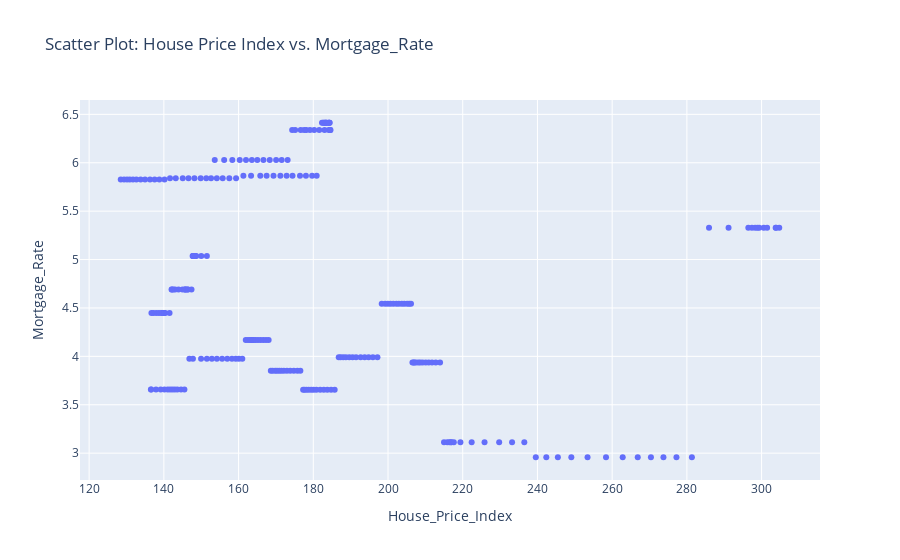

This figure's notebook cell:
### Markdown cell above
# Mortgage_Rate/Interest_Rate vs House Price Index

### Code cell
fig = px.scatter(file, x='House_Price_Index', y='Mortgage_Rate', title='Scatter Plot: House Price Index vs. Mortgage_Rate')

fig.show()

### Figure 1 — Plotly figure (JSON) as saved in the notebook; plotly's stock layout.template omitted (floating-point values rounded to 4 significant figures; data arrays with more than 128 entries replaced by an {"elided": "..."} marker saying what was removed)
{"data": [{"hovertemplate": "House_Price_Index=%{x}<br>Mortgage_Rate=%{y}<extra></extra>", "legendgroup": "", "marker": {"color": "#636efa", "symbol": "circle"}, "mode": "markers", "name": "", "orientation": "v", "showlegend": false, "type": "scatter", "x": {"elided": "240 float values"}, "xaxis": "x", "y": {"elided": "240 float values"}, "yaxis": "y"}], "layout": {"legend": {"tracegroupgap": 0}, "title": {"text": "Scatter Plot: House Price Index vs. Mortgage_Rate"}, "xaxis": {"anchor": "y", "domain": [0, 1], "title": {"text": "House_Price_Index"}}, "yaxis": {"anchor": "x", "domain": [0, 1], "title": {"text": "Mortgage_Rate"}}}}
